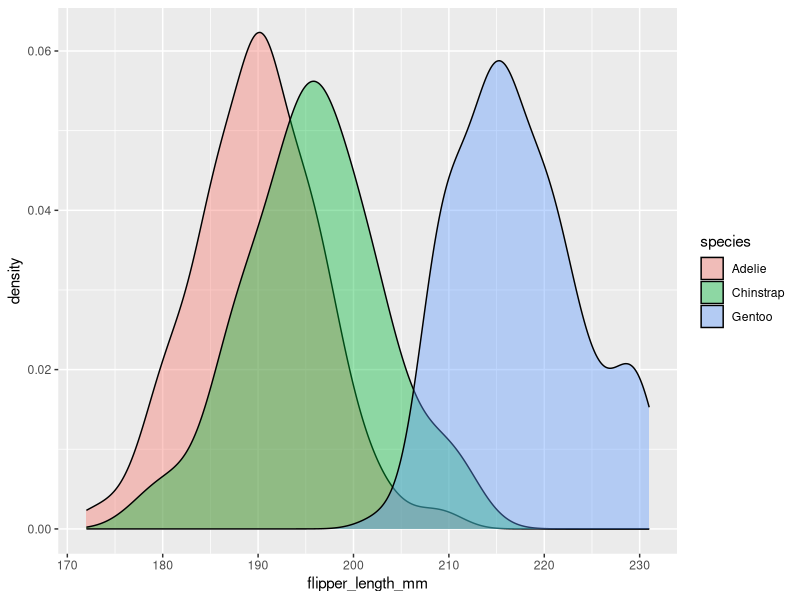
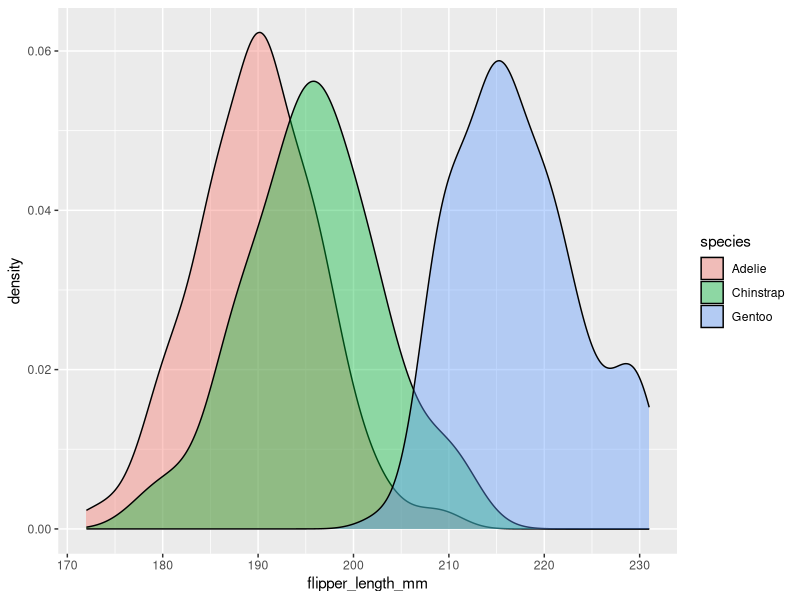

The R script that drew these images, in order:

            library(ggplot2)
            library(palmerpenguins)
            built_answer <- tryCatch(
                {
                    set.seed(42)
                    ggplot(penguins, aes(x = flipper_length_mm, fill = species)) + geom_density(alpha = 0.4)
                    suppressWarnings(
                        if (!file.exists("/sandbox/figures/flipper-length_density_fill_species_answer.png")) {
                            ggsave(
                                width = 3,
                                height = 3,
                                "/sandbox/figures/flipper-length_density_fill_species_answer.png"
                            )
                        }
                    )
                    suppressWarnings(
                        ggplot_build(last_plot())
                    )
                },
                error = function(e) {
                    'ERROR'
                }
            )
            built_submission <- tryCatch(
                {
                    set.seed(42)
                    ggplot(data = penguins, aes(x = flipper_length_mm, fill = species)) +
  geom_density(alpha = 0.4)
                    suppressWarnings(
                        ggsave(
                            width = 3,
                            height = 3,
                            "figures/flipper-length_density_fill_species_submission_qwen.png"
                        )
                    )
                    suppressWarnings(
                        ggplot_build(last_plot())
                    )
                },
                error = function(e) {
                    'ERROR'
                }
            )
            cat(isTRUE(all.equal(built_answer, built_submission)))
        
